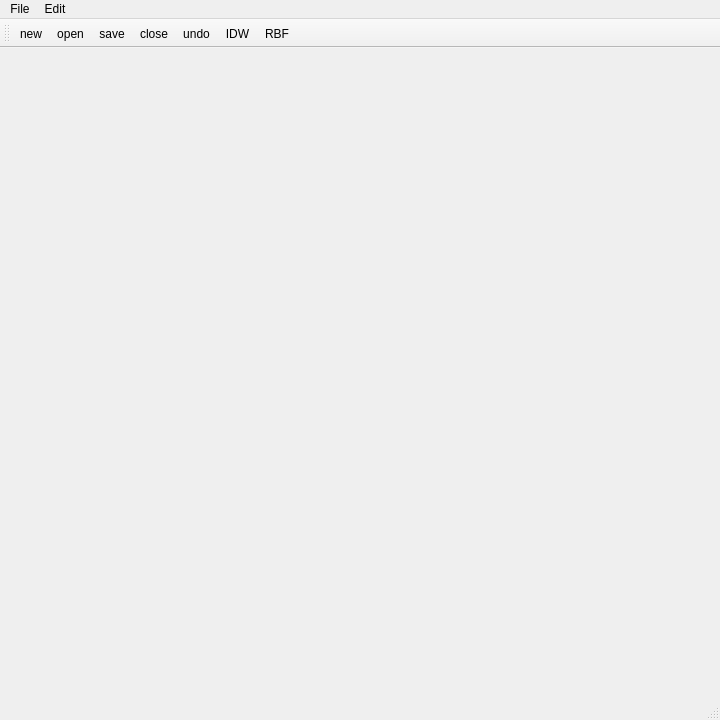
<?xml version="1.0" encoding="UTF-8"?>
<ui version="4.0">
 <class>MainWindow</class>
 <widget class="QMainWindow" name="MainWindow">
  <property name="geometry">
   <rect>
    <x>0</x>
    <y>0</y>
    <width>720</width>
    <height>720</height>
   </rect>
  </property>
  <property name="windowTitle">
   <string>MainWindow</string>
  </property>
  <widget class="QWidget" name="centralwidget"/>
  <widget class="QMenuBar" name="menuBar">
   <property name="geometry">
    <rect>
     <x>0</x>
     <y>0</y>
     <width>720</width>
     <height>24</height>
    </rect>
   </property>
   <widget class="QMenu" name="menufile">
    <property name="title">
     <string>File</string>
    </property>
    <addaction name="actionnew"/>
    <addaction name="actionopen"/>
    <addaction name="actionsave"/>
    <addaction name="actionclose"/>
   </widget>
   <widget class="QMenu" name="menuEdit">
    <property name="title">
     <string>Edit</string>
    </property>
    <addaction name="actionIDW"/>
    <addaction name="actionRBF"/>
   </widget>
   <addaction name="menufile"/>
   <addaction name="menuEdit"/>
  </widget>
  <widget class="QStatusBar" name="statusBar"/>
  <widget class="QToolBar" name="toolBar">
   <property name="windowTitle">
    <string>toolBar</string>
   </property>
   <attribute name="toolBarArea">
    <enum>TopToolBarArea</enum>
   </attribute>
   <attribute name="toolBarBreak">
    <bool>false</bool>
   </attribute>
   <addaction name="actionnew"/>
   <addaction name="actionopen"/>
   <addaction name="actionsave"/>
   <addaction name="actionclose"/>
   <addaction name="actionundo"/>
   <addaction name="actionIDW"/>
   <addaction name="actionRBF"/>
  </widget>
  <action name="actionnew">
   <property name="icon">
    <iconset>
     <normaloff>../resources/icons/filenew.png</normaloff>../resources/icons/filenew.png</iconset>
   </property>
   <property name="text">
    <string>new</string>
   </property>
  </action>
  <action name="actionopen">
   <property name="icon">
    <iconset>
     <normaloff>../resources/icons/fileopen.png</normaloff>../resources/icons/fileopen.png</iconset>
   </property>
   <property name="text">
    <string>open</string>
   </property>
  </action>
  <action name="actionsave">
   <property name="icon">
    <iconset>
     <normaloff>../resources/icons/filesave.png</normaloff>../resources/icons/filesave.png</iconset>
   </property>
   <property name="text">
    <string>save</string>
   </property>
  </action>
  <action name="actionclose">
   <property name="icon">
    <iconset>
     <normaloff>../resources/icons/fileclose.png</normaloff>../resources/icons/fileclose.png</iconset>
   </property>
   <property name="text">
    <string>close</string>
   </property>
  </action>
  <action name="actionIDW">
   <property name="text">
    <string>IDW</string>
   </property>
  </action>
  <action name="actionRBF">
   <property name="text">
    <string>RBF</string>
   </property>
  </action>
  <action name="actionundo">
   <property name="icon">
    <iconset>
     <normaloff>../resources/icons/undo.png</normaloff>../resources/icons/undo.png</iconset>
   </property>
   <property name="text">
    <string>undo</string>
   </property>
  </action>
 </widget>
 <resources/>
 <connections/>
</ui>
